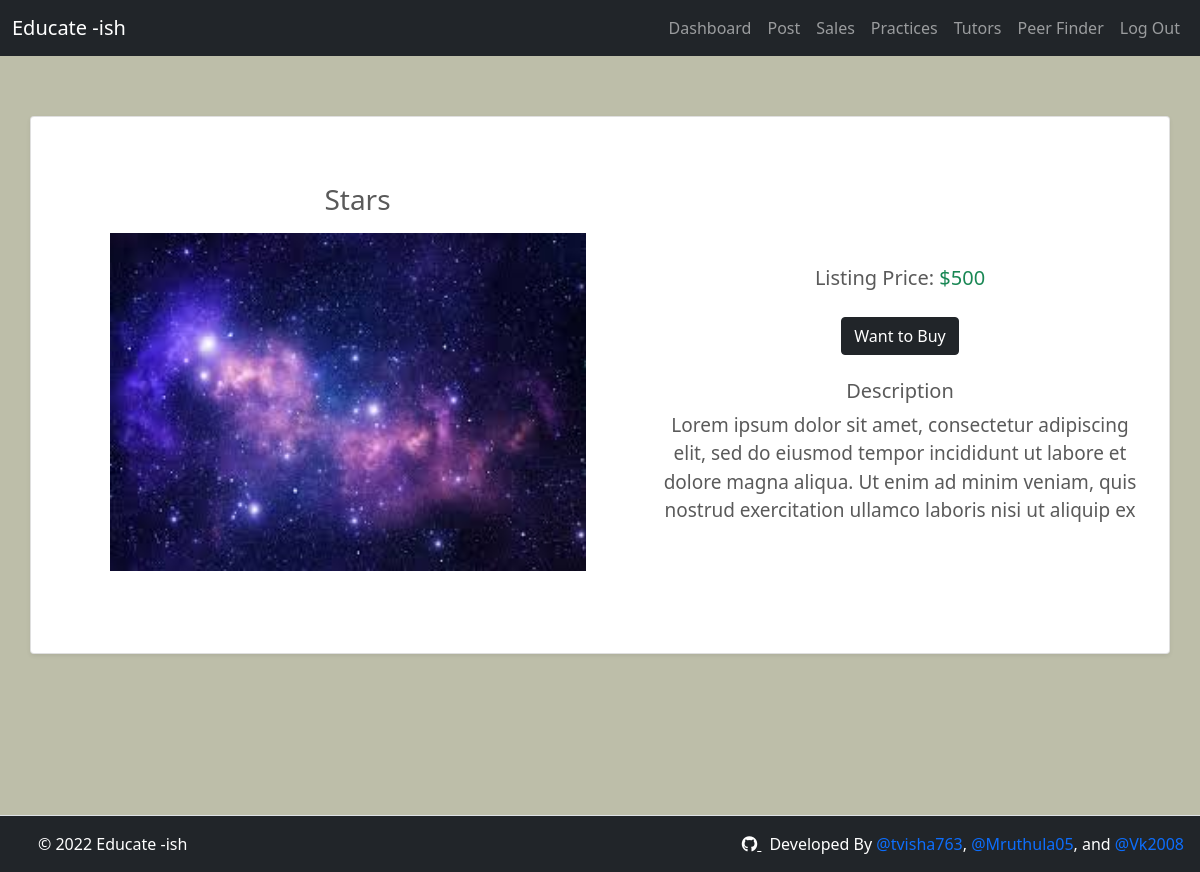
Page /studyGuide/showSale/3/ (signed in) on the committed database.
### studyApp/models.py (models this page shows, shortened)
class Post(models.Model):
    POST_CHOICES = [
        (1, 'Sale'),
        (2, 'Practice'),
        (3, 'Tutoring')
    ]
    user = models.ForeignKey(User, on_delete=models.CASCADE, related_name="posts")
    postType = models.IntegerField(default=1, choices=POST_CHOICES)
    materialName = models.CharField(max_length=100, unique=False, blank=True, default='')
    image = models.ImageField(upload_to="uploads", blank=True, null=True)
    price = models.IntegerField(blank=True, null=True)
    pracFile = models.FileField(upload_to="uploads", blank=True)
    subjectPrac = models.CharField(max_length=100, blank=True)
    fname =  models.CharField(max_length=100, blank=True, default='')
    lname =  models.CharField(max_length=100, blank=True, default='')
    subjectsTutor = models.CharField(max_length=1000, blank=True)
    rate = models.IntegerField(default=0, blank=True)
    description = models.CharField(max_length=1000, blank=True)
    date = models.DateTimeField(auto_now_add=True)

### studyApp/views.py (the view)
# urls.py: path('showSale/<int:post_id>/', views.showSale, name="showSale"),
def showSale(request, post_id):
    if not request.session.get('logged_in'):
        return redirect('login')
    else:
        user = User.objects.get(username=request.session["username"])
        post = Post.objects.get(id=post_id)
        context = {
            'post' : post
            }
        return render(request, 'showSale.html', context)

### studyApp/templates/showSale.html (shortened to what this page needs)
{% extends 'auth/main.html' %}
{% block content %}
<center>
<div class="container my-5">
	<div class="row justify-content-center">
		<div class="card col-12 shadow-sm" style="padding: 20px;">
			<div class="card-body container">
				<div class="row justify-content-center">
					<div class="col-6 card-title text-center">
						<h3>{{ post.materialName }}</h3>
					</div>
					<div class="col-6"></div>
				</div>
				<div class="row justify-content-center mb-3">
					<img class="col-md-6 sale-img" src="{{ post.image.url }}"></img>
					<div class="col-md-6 fs-5">
						<div class="container" style="margin-right: 200px;">
							<div class="row text-center">
                                <center>
                                    <div class="col-12 text-center mb-4">
                                    <center>
									<span>Listing Price: <span class="text-success">${{ post.price }}</span></span>
								</div>
								<div class="col-12 text-center mb-4">
									<form method="POST" action="{% url 'buy' %}">
										<input type="submit" value="Want to Buy" class="btn btn-dark">
									</form>
								</div>
								<div class="col-12" style="font-size: 0.95em;">
									<h5>Description</h5>
									<p>{{ post.description }}</p>
								</div>
                            </center>
							</div>
                        </center>
{% endblock %}

### studyApp/static/css/main4.css (style rules this page uses)
body { padding-top: 3rem; color: #5a5a5a; background-color: #BDBEA9; overflow:auto; padding-bottom:150px }
.card { display: inline-block; margin: 20px; }
.container { margin: 30px; }
.sale-img { min-height: 150px; min-width: 300px; max-width: 500px; max-height: 500px; margin-left: -20px; }

### rows in the picture
Post: materialName "Stars", image (picture), price "500", description "Lorem ipsum dolor sit amet, consectetur adipiscing elit, sed do eiusmod tempor incididunt ut labore et dolore magna aliqua. Ut enim ad minim veniam, quis nostrud exercitation ullamco laboris nisi ut aliquip ex"
